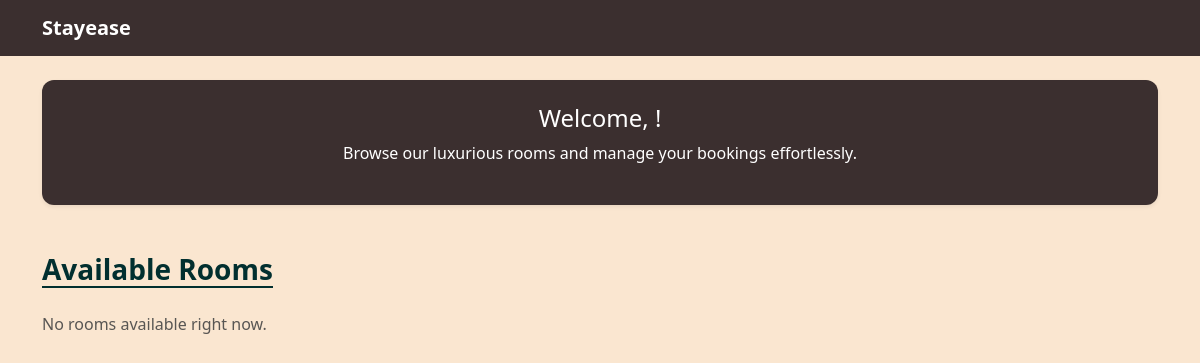
The page /customer/user on the database as committed earlier.
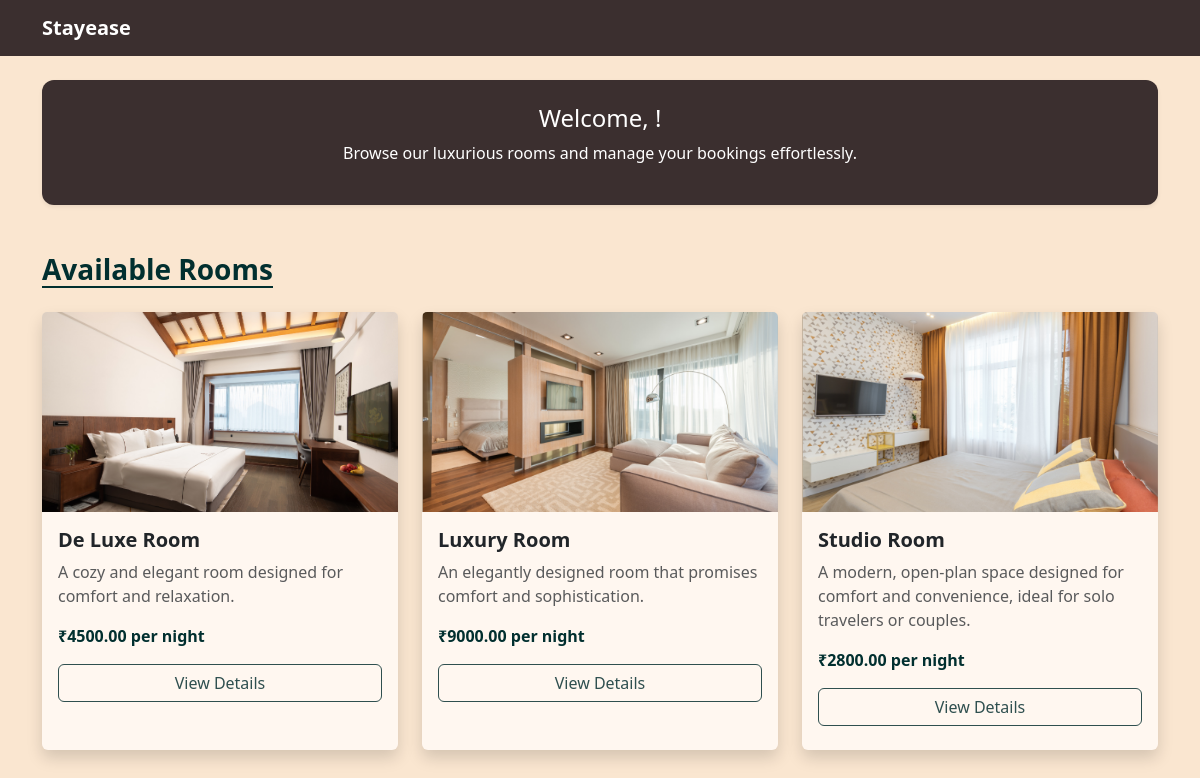
The same page on the database as committed later.
### useraccount/models.py (models this page shows, shortened)
class RoomType(models.Model):
    name = models.CharField(max_length=100)
    description = models.TextField()
    price_per_night = models.DecimalField(max_digits=8, decimal_places=2)
    capacity = models.IntegerField()
    features = models.TextField()
    image = models.ImageField(upload_to='room_images/')
    is_available = models.BooleanField(default=True)

### customer/views.py (the view)
# urls.py: path('user',UserView.as_view(),name='user'),
class UserView(View):
    def get(self,request):
        room_types = RoomType.objects.all()
        if request.user.is_authenticated:
            booked_room_ids = Booking.objects.filter(user=request.user).values_list('room_type__id', flat=True)
        else:
            booked_room_ids = []
        return render(request, 'user.html', {
            'room_types': room_types,
            'booked_room_ids': booked_room_ids})

### customer/templates/user.html (shortened to what this page needs)
<!doctype html>
<html lang="en">
    <head>
        <link
            href="https://cdn.jsdelivr.net/npm/bootstrap@5.3.2/dist/css/bootstrap.min.css"
            rel="stylesheet"
        />
    </head>
    <body>
      <nav class="navbar navbar-expand-lg">
        <div class="container">
          <a class="navbar-brand fw-bold" href="#">Stayease</a>
        </div>
      </nav>
      <div class="container mt-4">
        <div class="p-4 text-center welcome-banner shadow-sm">
          <h4>Welcome, {{ request.user.first_name|default:request.user.username }}!</h4>
          <p>Browse our luxurious rooms and manage your bookings effortlessly.</p>
        </div>
        <h3 class="mt-5 mb-4 section-title">Available Rooms</h3>
        <div class="row">
          {% for room in room_types %}
            <div class="col-md-4 mb-4">
              <div class="card h-100 border-0 shadow {% if not room.is_available %}opacity-50{% endif %} card-custom">
                <img src="{{ room.image.url }}" class="card-img-top" alt="{{ room.name }}" style="height: 200px; object-fit: cover;">
                <div class="card-body">
                  <h5 class="card-title">{{ room.name }}</h5>
                  <p class="card-text text-muted">{{ room.description|truncatewords:20 }}</p>
                  <p class="fw-bold" style="color: #012F2F;">₹{{ room.price_per_night }} per night</p>
                  {% if room.is_available %}
                    <a href="{% url 'roomdetails' room.id %}" class="btn btn-outline-primary w-100 mb-2">View Details</a>
                  {% else %}
                    <span class="btn btn-secondary w-100 mb-2 disabled">Not Available</span>
                  {% endif %}
                </div>
              </div>
            </div>
          {% empty %}
            <p class="text-muted">No rooms available right now.</p>
          {% endfor %}
        </div>
      </div>
    </body>
</html>

### customer/templates/user.html (style rules this page uses)
body { background-color: #FAE6D0; font-family: 'Segoe UI', sans-serif; }
.navbar { background-color: #3B2F2F; }
.navbar-brand, .nav-link { color: #fff !important; }
.welcome-banner { background-color: #3B2F2F; color: #fff; border-radius: 12px; }
.card-custom { background-color: #FFF7F0; transition: transform 0.2s ease; }
.btn-outline-primary { border-color: #2F4F4F; color: #2F4F4F; }
.card-title { font-weight: 600; }
.section-title { color: #012F2F; font-weight: 600; border-bottom: 2px solid #012F2F; display: inline-block; }

Rows that differ between the two databases and show on the page:
added RoomType: image (picture), name "De Luxe Room", description "A cozy and elegant room designed for comfort and relaxation.", price_per_night "4500.00", is_available "View Details"
added RoomType: image (picture), name "Luxury Room", description "An elegantly designed room that promises comfort and sophistication.", price_per_night "9000.00", is_available "View Details"
added RoomType: image (picture), name "Studio Room", description "A modern, open-plan space designed for comfort and convenience, ideal for solo travelers or couples.", price_per_night "2800.00", is_available "View Details"
Other text that changed with them:
text no longer shown: "No rooms available right now."
